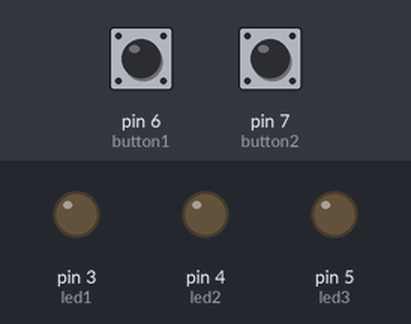
Bench run of a sketch on a simulated Arduino Uno, built with avr-gcc and run on an emulated ATmega328P. Parts: output pins drawn as LEDs (lit = HIGH). Dashed ring = blinking. Inputs (shaded band) come from the test bench; at power-on: pin 6 (button1) HIGH, pin 7 (button2) HIGH.

Above: at 1.2 s.
1.3 s: pin 6 (button1) pulled LOW for 0.15 s
At 1.7 s:
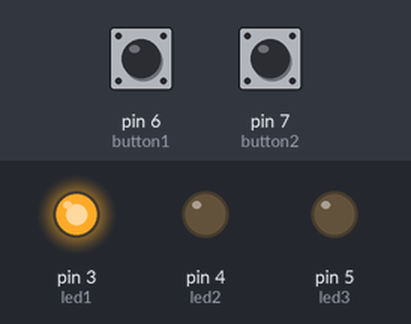
4.4 s: pin 7 (button2) pulled LOW for 0.15 s
At 4.55 s:
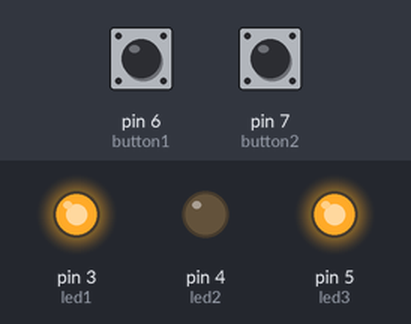
6.5 s: pin 7 (button2) pulled LOW for 3.2 s
At 6.95 s:
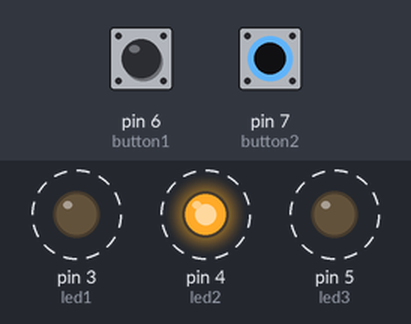
11.2 s: pin 6 (button1) pulled LOW for 1 s
At 12.1 s:
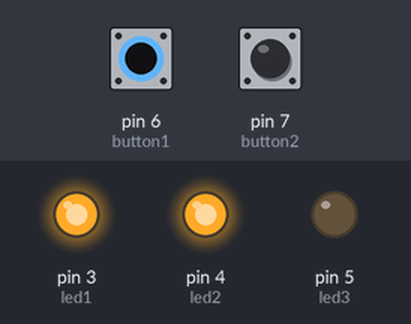
Timing chart, 0 to 15.2 s (numbered marks = the images above; inputs shaded):
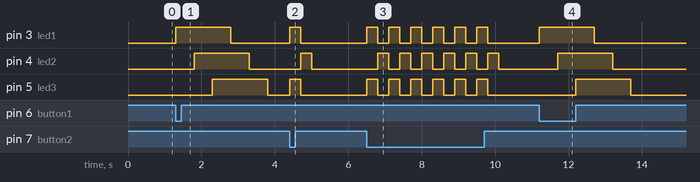

Measured:
- after the input at 1.3 s, pin 3 (led1): LOW → HIGH at once, → LOW 1.5 s later; pin 4 (led2): LOW → HIGH after 0.50 s, → LOW 1.5 s later; pin 5 (led3): LOW → HIGH after 1.0 s, → LOW 1.5 s later
- after the input at 4.4 s, pin 3 (led1), pin 5 (led3): LOW → HIGH at once, → LOW 0.30 s later; pin 4 (led2): LOW → HIGH after 0.30 s, → LOW 0.30 s later
- after the input at 6.5 s, pin 3 (led1), pin 5 (led3): alternates HIGH for 0.30 s and LOW for 0.30 s, 12 changes in all, then stays LOW, starting at once; pin 4 (led2): alternates HIGH for 0.30 s and LOW for 0.30 s, 12 changes in all, then stays LOW, starting after 0.30 s
- after the input at 11.2 s, pin 3 (led1): LOW → HIGH at once, → LOW 1.5 s later; pin 4 (led2): LOW → HIGH after 0.50 s, → LOW 1.5 s later; pin 5 (led3): LOW → HIGH after 1.0 s, → LOW 1.5 s later

The sketch:

Ex1.ino
```cpp
const int led1 = 3;
const int led2 = 4;
const int led3 = 5;
const int button1 = 6;
const int button2 = 7;

void setup() {
  pinMode(led1, OUTPUT);
  pinMode(led2, OUTPUT);
  pinMode(led3, OUTPUT);
  pinMode(button1, INPUT_PULLUP);
  pinMode(button2, INPUT_PULLUP);
}

void loop() {
  if (digitalRead(button1) == LOW) {
    pattern1();
  } else if (digitalRead(button2) == LOW) {
    pattern2();
  } else {
    allOff();
  }
}

void pattern1() {
  digitalWrite(led1, HIGH);
  delay(500);
  digitalWrite(led2, HIGH);
  delay(500);
  digitalWrite(led3, HIGH);
  delay(500);
  digitalWrite(led1, LOW);
  delay(500);
  digitalWrite(led2, LOW);
  delay(500);
  digitalWrite(led3, LOW);
  delay(500);
}

void pattern2() {
  digitalWrite(led1, HIGH);
  digitalWrite(led2, LOW);
  digitalWrite(led3, HIGH);
  delay(300);
  digitalWrite(led1, LOW);
  digitalWrite(led2, HIGH);
  digitalWrite(led3, LOW);
  delay(300);
}

void allOff() {
  digitalWrite(led1, LOW);
  digitalWrite(led2, LOW);
  digitalWrite(led3, LOW);
}
```
